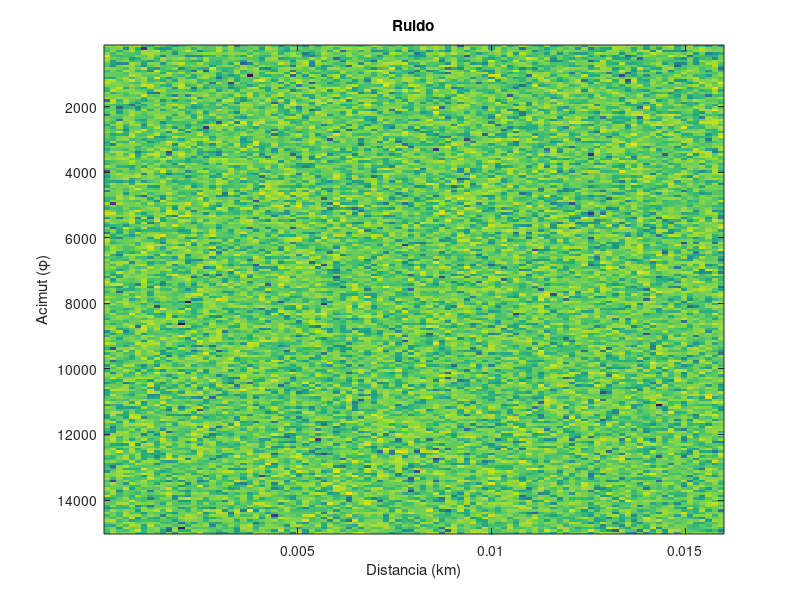
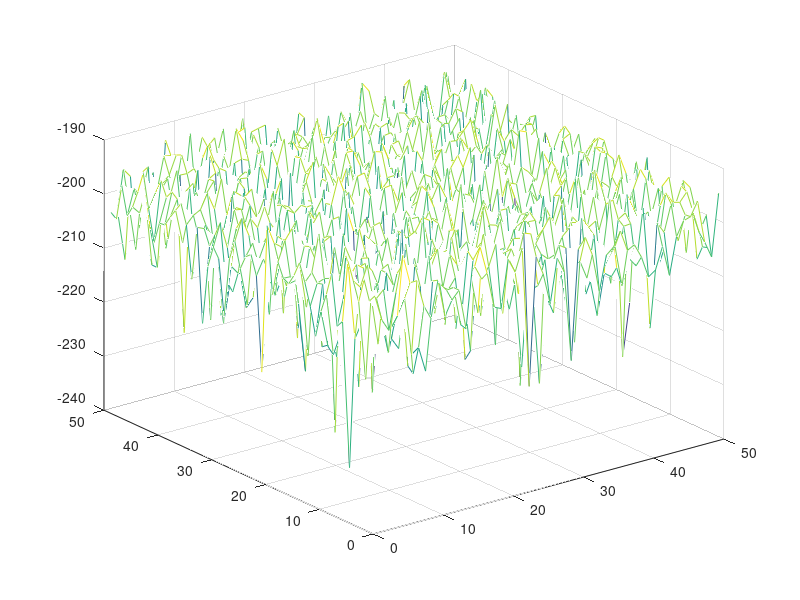
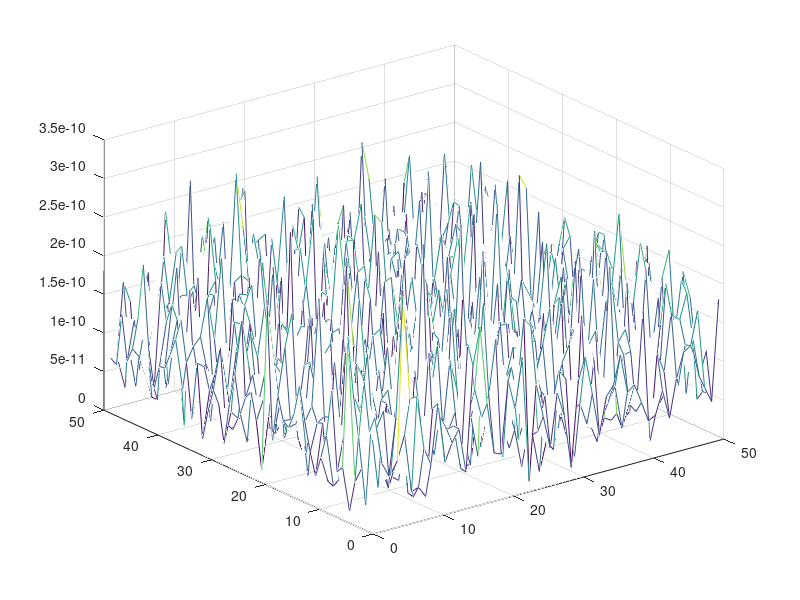

Here is the MATLAB script that generated these plots, in order: (Note: this script raises an error after producing the figures.)
clc;clear;close all;

%% PARAMETROS DEL RADAR
k=1.38054e-23;% (J/K)
T0=290; % K
c=3e8; %m/s velocidad de la luz
BW_senal=1e6;
ancho_haz=1.2; %grados
giro_antena=26; %rpm "vueltas por minuto"
PRF=1950;%Hz (es la frecuencia de muestreo )
Rango_max_matriz=30*1000; %m;
Cobertura_acimut= 120; %grados
f_portadora=2.5e9; %Hz
Fs=2.35; %dB Factor de ruido de la cadena receptora
lambda=c/f_portadora;
p_pico=1e3; %W
Ganancia_TX=30;         %dB

% APARTADO 1: RESOLUCION R

Resolucion_en_distancia = c/(2*BW_senal);

% BW_senal = 1/TAU

Resolucion_angular = ancho_haz;

% APARTADO 2: calcule el número de celdas de distancia, n_celdas_rango, 
% y acimut, n_celdas_acimut, para la cobertura angular especificada y una 
% distancia máxima de 30km, asumiendo que la frecuencia
% de muestreo es la mínima necesaria.

%     Los saltos entre celdas son de Resolucion_en_distancia[metros]
%     Por lo que usando la funcion ceil() podemos obtener el número entero
    n_celdas_rango  = ceil(Rango_max_matriz/Resolucion_en_distancia -1);
%   Separacion_azimut
    Separacion_filas = ((1/PRF)*giro_antena*360)/60;
    n_celdas_acimut = ceil(Cobertura_acimut/Resolucion_angular);
% APARTADO 3: Determine el tamaño de la celda de resolución del 
% sistema en m 2 a 5 y 15 km
%           Arco = Radio* ancho_haz*pi/180 * Resolucion_en_distancia [en radianes]
    
Area_arco_5_km  =  5000 *(ancho_haz*pi/180) *Resolucion_en_distancia;
Area_arco_15_km = 15000 *(ancho_haz*pi/180) *Resolucion_en_distancia;
%     Si tenemos cluter, la solucón NO es radiar con más potencia. Ya que
%     esta solucion es tipica si y solo si las perdidas provienene de la
%     cadena únicamente.
%     La solución suele ser trabajar en un mejor detector, para bajar el
%     clutter.

% APARTADO 4: Calcule la zona iluminada por el radar correspondiente a la muestra de la matriz situada en la
% columna 150 y en la fila 200.
    columna = 150;
    Distancia_a_columna = Resolucion_en_distancia * columna;
    Area_arco_columna  =  Distancia_a_columna *(ancho_haz*pi/180) *Resolucion_en_distancia;
% APARTADO 5: Calcule el número de pulsos que se reciben de un blanco en 
% una exploración. Este parámetro se denominará P.

    Tiempo_iluminacion = ancho_haz*60/(giro_antena*360);
    Numero_pulsos = PRF * Tiempo_iluminacion;
    

%                               SEGUNDA PARTE 

fs = 10^(Fs/10);
N0    = k*T0*fs;
ruido = sqrt(N0)*randn(n_celdas_rango,n_celdas_acimut) + 1i*sqrt(N0)*randn(n_celdas_rango,n_celdas_acimut);

eje_x = (1:n_celdas_rango)*Separacion_filas/1000;%eje distancias en km
eje_y = (1:n_celdas_acimut)*Resolucion_en_distancia;%eje acimut en grados
figure();
imagesc(eje_x,eje_y,20*log10(abs(ruido))); title('Ruido');
xlabel('Distancia (km)');
ylabel('Acimut (\phi)');

[X,Y]=meshgrid(1:50,1:50);
figure(); 
mesh(X,Y, transpose(20*log10(abs(ruido(1:50,1:50)))));
figure(); 
mesh(X,Y, transpose((abs(ruido(1:50,1:50)))));
ruido2 = randn(n_celdas_rango,n_celdas_acimut) *1i.*rand(n_celdas_rango,n_celdas_acimut)

% Caractirazión estadistica del ruido
% figure();hist(ruido2(:),200);title("Ruido2")


datos = real(ruido(:));
figure(), histogram(datos,50);
[h,ejex]= hist(datos,50); %divide por 20 los intervalos.
ancho_barra = ejex(2)-ejex(1);
area = ancho_barra*sum(h);
pdf_est = h./area; %diferencia de fase
% histogram(ejex,pdf_est);

media_parte_real = mean(real(ruido(:)));
varianza_parte_real = var(real(ruido(:)));
[pdf_est, ejex] = pdf_estimada((abs(ruido(:))).^2, 50);
figure();plot(ejex,pdf_est);title('fdp de la intensidad')
media_total=mean(abs(ruido(:)).^2);
varianza_total=var(abs(ruido(:)).^2)

[pdf_est, ejex] = pdf_estimada(abs(ruido(:)), 50);
figure();plot(ejex,pdf_est);title('fdp de la amplitud')

%                               TERCERA PARTE 
%                              (ruido blanco)

% Blanco estacionario
SNR_estacionario=15; %dB
Er_estacionario=N0*10^(SNR_estacionario/10);
vector_blanco_estacionario=sqrt(2*Er_estacionario)*...
exp(1i*pi/5)*ones(Numero_pulsos,1);
R_blanco_estacionario=5e3; %m
Acimut_blanco_estacionario=10; %grados
columna_blanco_estacionario=ceil(R_blanco_estacionario/...
Resolucion_en_distancia)
fila_blanco_estacionario=ceil(Acimut_blanco_estacionario/...
Separacion_filas)
ruido_blancos=ruido;

if rem(Numero_pulsos,2)==0
 ruido_blancos((fila_blanco_estacionario-(Numero_pulsos/2)):...
(fila_blanco_estacionario+(Numero_pulsos/2)-1),...
columna_blanco_estacionario)=ruido_blancos((...
fila_blanco_estacionario-(Numero_pulsos/2)):...
(fila_blanco_estacionario+(Numero_pulsos/2)-1),...
columna_blanco_estacionario)+vector_blanco_estacionario;
else
 ruido_blancos((fila_blanco_estacionario-fix(Numero_pulsos/2))...
:(fila_blanco_estacionario+fix(Numero_pulsos/2)),...
columna_blanco_estacionario)=ruido_blancos((...
fila_blanco_estacionario-fix(Numero_pulsos/2)):...
(fila_blanco_estacionario+fix(Numero_pulsos/2)),...
columna_blanco_estacionario)+vector_blanco_estacionario;
end
figure(); imagesc(eje_x,eje_y,20*log10(abs(ruido_blancos)));
title('Blanco estacionario');


constante=Er_estacionario*R_blanco_estacionario^4;

Er_blanco_8km=constante/(8000^4);

vector_blanco_8km=sqrt(2*Er_blanco_8km)*exp(1i*pi/5)*ones(Numero_pulsos,1);

% La fila es la misma

columna_blanco_8km=ceil(8000/Resolucion_en_distancia)

if rem(Numero_pulsos,2)==0

    ruido_blancos((fila_blanco_estacionario-(n_pulsos/2)):(fila_blanco_estacionario+(n_pulsos/2)-1),columna_blanco_8km)=ruido_blancos((fila_blanco_estacionario-(n_pulsos/2)):(fila_blanco_estacionario+(n_pulsos/2)-1),columna_blanco_8km)+vector_blanco_8km;

else

    ruido_blancos((fila_blanco_estacionario-fix(Numero_pulsos/2)):(fila_blanco_estacionario+fix(Numero_pulsos/2)),columna_blanco_8km)=ruido_blancos((fila_blanco_estacionario-fix(Numero_pulsos/2)):(fila_blanco_estacionario+fix(Numero_pulsos/2)),columna_blanco_8km)+vector_blanco_8km;

end

figure(); imagesc(eje_x,eje_y,20*log10(abs(ruido_blancos)));title('Blanco estacionario 8Km')

close all;

% Blanco a 7 Km
constante=Er_estacionario*R_blanco_estacionario^4;

Er_blanco_7km=constante/(7000^4);

vector_blanco_7km=sqrt(2*Er_blanco_7km)*exp(1i*pi/5)*ones(Numero_pulsos,1);

% La fila es la misma

columna_blanco_7km=ceil(7000/Resolucion_en_distancia)

if rem(Numero_pulsos,2)==0

    ruido_blancos((fila_blanco_estacionario-(n_pulsos/2)):(fila_blanco_estacionario+(n_pulsos/2)-1),columna_blanco_7km)=ruido_blancos((fila_blanco_estacionario-(n_pulsos/2)):(fila_blanco_estacionario+(n_pulsos/2)-1),columna_blanco_7km)+vector_blanco_7km;

else

    ruido_blancos((fila_blanco_estacionario-fix(Numero_pulsos/2)):(fila_blanco_estacionario+fix(Numero_pulsos/2)),columna_blanco_7km)=ruido_blancos((fila_blanco_estacionario-fix(Numero_pulsos/2)):(fila_blanco_estacionario+fix(Numero_pulsos/2)),columna_blanco_7km)+vector_blanco_7km;

end

figure(); imagesc(eje_x,eje_y,20*log10(abs(ruido_blancos)));title('Blanco estacionario 7Km')

% Cuanto se desplaza en 2.3s?
Vrblanco_Kmh = 150;
Vrblanco_mps = Vrblanco_Kmh*1000/3600;

Duracion_una_vuelta = (60*360)/(giro_antena*360);
Distancia_recorrida_metros = Vrblanco_mps * Duracion_una_vuelta


% Blanco con movimiento radial

R_blanco_radial=7e3; %m

Acimut_blanco_radial=Acimut_blanco_estacionario; %grados

v_radial=150; %km/h

Er_blanco_radial=constante/(R_blanco_radial)^4;

mov_radial_blanco=v_radial*1000/3600*Tiempo_iluminacion

columna_blanco_radial=ceil(R_blanco_radial/Resolucion_en_distancia)

fila_blanco_radial=fila_blanco_estacionario

omega_Doppler=4*v_radial*1000/3600*pi/lambda

vector_blanco_radial=sqrt(2*Er_blanco_radial)*exp(1i*pi/5)*exp(-1i*omega_Doppler/PRF*(0:(Numero_pulsos-1))).';

SNR_blanco_radial=10*log10(Er_blanco_radial/N0)

if rem(Numero_pulsos,2)==0

    ruido_blancos((fila_blanco_radial-(Numero_pulsos/2)):(fila_blanco_radial+(Numero_pulsos/2)-1),columna_blanco_radial)=ruido_blancos((fila_blanco_radial-(Numero_pulsos/2)):(fila_blanco_radial+(Numero_pulsos/2)-1),columna_blanco_radial)+vector_blanco_radial;

else

    ruido_blancos((fila_blanco_radial-fix(Numero_pulsos/2)):(fila_blanco_radial+fix(Numero_pulsos/2)),columna_blanco_radial)=ruido_blancos((fila_blanco_radial-fix(Numero_pulsos/2)):(fila_blanco_radial+fix(Numero_pulsos/2)),columna_blanco_radial)+vector_blanco_radial;

end

figure(); imagesc((1:num_columnas)*R_resolucion/1000,(1:num_filas)*separacion_filas,20*log10(abs(ruido_blancos))); title('Blanco estacionario+giro+radial')